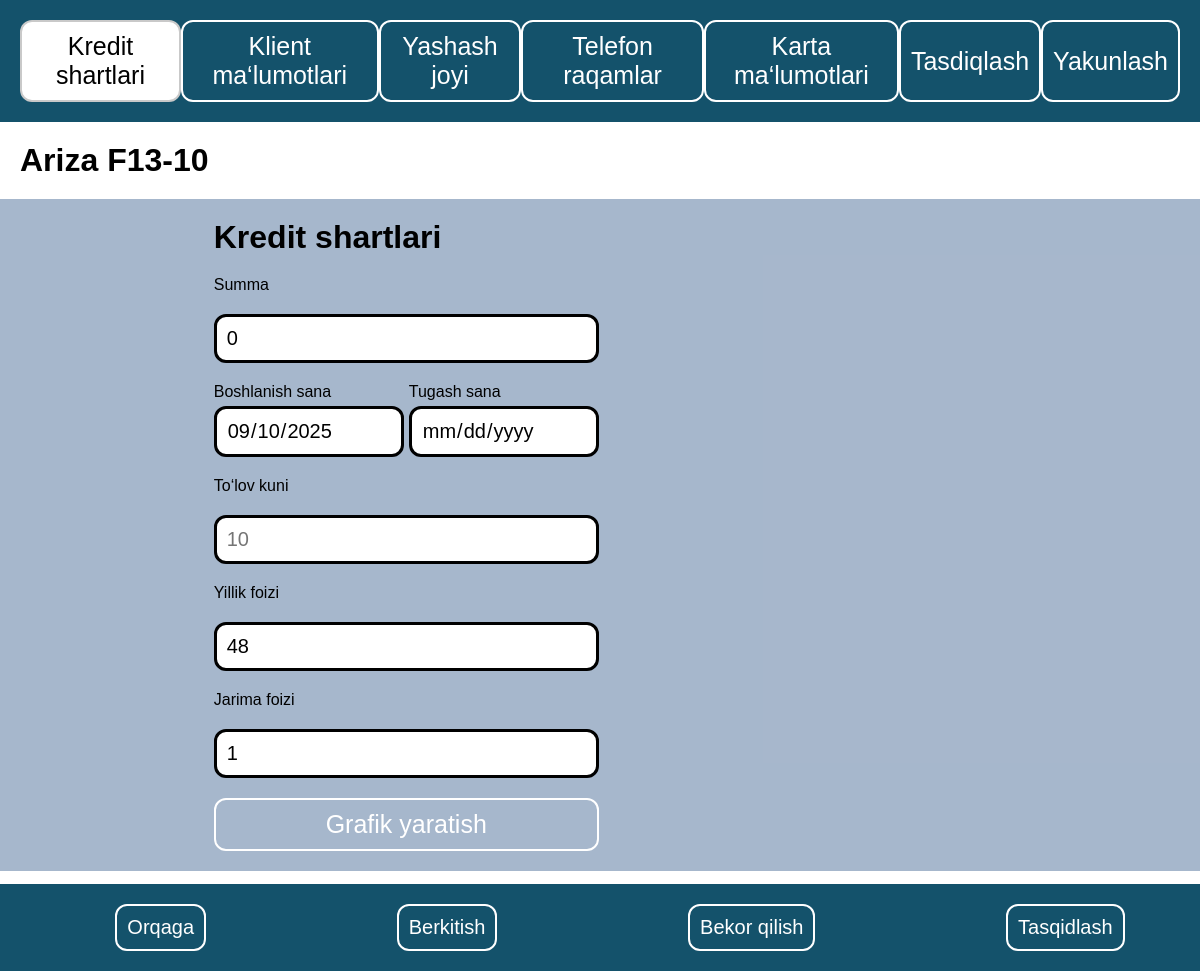
Page /konveyer/10/ (signed in) on the committed database.
### lisa/models.py (models this page shows, shortened)
class Credit(models.Model):
    user = models.ForeignKey(User,on_delete=models.SET_NULL, null=True, blank=True)
    client = models.ForeignKey(Client,on_delete=models.SET_NULL,null=True,blank=True)
    contract_id = models.CharField(max_length=50,null=True,blank=True)
    application = models.ForeignKey(Application,on_delete=models.SET_NULL,null=True,blank=True)
    amount = models.DecimalField(max_digits=10,decimal_places=0,default=0)
    pay_day = models.IntegerField(validators=[MinValueValidator(1),MaxValueValidator(31)],null=True,blank=True)
    rate = models.IntegerField(null=True,blank=True)
    start_date = models.DateField(auto_now_add=True)
    end_date = models.DateField(null=True,blank=True)
    description =  models.TextField(null=True,blank=True)
    status = models.CharField(choices=status,default="pending",max_length=50)
    filial = models.ForeignKey(Filial,on_delete=models.SET_NULL,null=True,blank=True)
    created_at = models.DateTimeField(auto_now_add=True)

class Application(models.Model):
    name = models.CharField(max_length=100)
    limit_amount = models.DecimalField(max_digits=10,decimal_places=0)
    rate = models.IntegerField()
    max_month = models.IntegerField()
    fine = models.IntegerField(default=1)
    created_at = models.DateTimeField(auto_now_add=True)

### lisa/views.py (the view)
# urls.py: path('konveyer/<int:id>/',views.KonveyerView.as_view(),name='konveyer'),
class KonveyerView(LoginRequiredMixin,View):
    def get(self,request,id):
        credit = Credit.objects.get(id=id)
        try:
            numbers = PhoneNumber.objects.filter(client_id=credit.client.id).order_by("id")
            return render(request,'konveyer.html',{"credit_id":credit.id,"credit":credit,"numbers":numbers})
        except AttributeError:
            return render(request,'konveyer.html',{"credit_id":credit.id,"credit":credit})

### lisa/templates/konveyer.html (shortened to what this page needs)
{% load static %}
{% load humanize %}
<!DOCTYPE html>
<html lang="en">
<head>
  <link rel="stylesheet" href="{% static 'css/style.css' %}">
</head>
<body>
  <nav>
    <button class="nav-btn" data-tab="kredit">Kredit shartlari</button>
    <button class="nav-btn" data-tab="klient">Klient ma‘lumotlari</button>
    <button class="nav-btn" data-tab="yashash">Yashash joyi</button>
    <button class="nav-btn" data-tab="telefon">Telefon raqamlar</button>
    <button class="nav-btn" data-tab="karta">Karta ma‘lumotlari</button>
    <button class="nav-btn" data-tab="tasdiq">Tasdiqlash</button>
    <button class="nav-btn" data-tab="yakun">Yakunlash</button>
  </nav>
  <div class="main">
    <h1 style="padding: 20px;">Ariza {{credit.contract_id}}</h1>
    <div class="tab" id="kredit">
        <div class="first-tab">
          <div class="credit-data">
            <h1>Kredit shartlari</h1>
            <label for="">Summa</label>
            <input type="number" id="amount" placeholder="10 000 000" value="{{credit.amount}}">
            <div style="display: flex;flex-direction: row;gap:5px;">
              <div style="display: flex;flex-direction: column;gap:5px;">
                <label for="start_date">Boshlanish sana</label>
                <input type="date" id="start_date" name="start_date" value="{{credit.start_date|date:'Y-m-d' }}">
              </div>
              <div style="display: flex;flex-direction: column;gap:5px;">
                <label for="end_date">Tugash sana</label>
                <input type="date" id="end_date" name="end_date" value="{{credit.end_date|date:'Y-m-d' }}">
              </div>
            </div>
            <label for="pay_day">To‘lov kuni</label>
            <input type="number" name="pay_day" id="pay_day" placeholder="10" value="{{credit.pay_day}}">
            <label for="rate">Yillik foizi</label>
            <input type="number" value="{{credit.rate}}" name="rate" id="credit_rate" placeholder="{{credit.rate}}%">
            <label for="fine">Jarima foizi</label>
            <input type="number" value="{{credit.application.fine}}" name="fine" id="fine" placeholder="{{credit.application.fine}}%">
            <button class="in_btn" id="make_graphic">Grafik yaratish</button>
          </div>
        </div>
      </div>
  </div>
  <div class="footer">
    <button id="prev-btn" class="bt-nav-btn">Orqaga</button>
    <a style="text-decoration: none;" href="{% url 'home' %}" class="bt-nav-btn">Berkitish</a>
    <a class="bt-nav-btn" href="{% url 'reject_credit' credit.id %}" style="text-decoration: none;">Bekor qilish</a>
    <button id="next-btn" class="bt-nav-btn" onclick="send_data()">Tasqidlash</button>
  </div>
</body>
</html>

### lisa/static/css/style.css (style rules this page uses)
:root { --pm-color : rgb(20, 82, 107); --box-bg : rgba(45, 83, 133, 0.418); }
* { margin: 0; padding: 0; font-family: 'Trebuchet MS', 'Lucida Sans Unicode', 'Lucida Grande', 'Lucida Sans', Arial, sans-serif; }
.first-tab { background-color: var(--box-bg); display: flex; flex-direction: row; justify-content: center; align-items: center; justify-content:space-around; padding: 20px; margin-bottom: 100px; }
nav { display: flex; flex-direction: row; justify-content: space-between; background-color: var(--pm-color); padding: 20px; }
.credit-data { display: flex; flex-direction: column; gap:20px; }
.footer { position: fixed; bottom: 0; left:0; width:100%; background-color: var(--pm-color); z-index: 1000; display: flex; flex-direction: row; align-items: center; justify-content: space-around; padding: 20px; }
.bt-nav-btn { padding: 10px; font-size: 20px; background-color: transparent; border: 2px solid white; border-radius: 12px; color:white; }
.nav-btn { padding: 10px; font-size: 25px; background-color: transparent; color: white; border: 2px solid white; border-radius: 12px; }
.nav-btn.active { padding: 10px; font-size: 25px; background-color: white; color: black; border: 2px solid rgb(201, 201, 201); }
input { padding: 10px; border-radius: 12px; border: 3px solid black; font-size: 20px; }
.in_btn { padding: 10px; font-size: 25px; background-color: transparent; color: rgb(255, 255, 255); border: 2px solid rgb(255, 255, 255); border-radius: 12px; }
.tab { display: none; }
.tab.active { display: block; }

### lisa/templates/konveyer.html (style rules this page uses)
:root { --pm-color : rgb(20, 82, 107); --box-bg : rgba(45, 83, 133, 0.418); }
* { margin: 0; padding: 0; font-family: 'Trebuchet MS', 'Lucida Sans Unicode', 'Lucida Grande', 'Lucida Sans', Arial, sans-serif; }
.first-tab { background-color: var(--box-bg); display: flex; flex-direction: row; justify-content: center; align-items: flex-start; justify-content:space-around; padding: 20px; margin-bottom: 100px; }
nav { display: flex; flex-direction: row; justify-content: space-between; background-color: var(--pm-color); padding: 20px; }
.credit-data { display: flex; flex-direction: column; gap:20px; }
.footer { position: fixed; bottom: 0; left:0; width:100%; background-color: var(--pm-color); z-index: 1000; display: flex; flex-direction: row; align-items: center; justify-content: space-around; padding: 20px; }
.bt-nav-btn { padding: 10px; font-size: 20px; background-color: transparent; border: 2px solid white; border-radius: 12px; color:white; }
.nav-btn { padding: 10px; font-size: 25px; background-color: transparent; color: white; border: 2px solid white; border-radius: 12px; }
.nav-btn.active { padding: 10px; font-size: 25px; background-color: white; color: black; border: 2px solid rgb(201, 201, 201); }
input { padding: 10px; border-radius: 12px; border: 3px solid black; font-size: 20px; }
.in_btn { padding: 10px; font-size: 25px; background-color: transparent; color: rgb(255, 255, 255); border: 2px solid rgb(255, 255, 255); border-radius: 12px; }
.tab { display: none; }
.tab.active { display: block; }

### rows in the picture
Credit: contract_id "F13-10", amount "0", start_date "09/10/2025", rate "48", fine "1"
